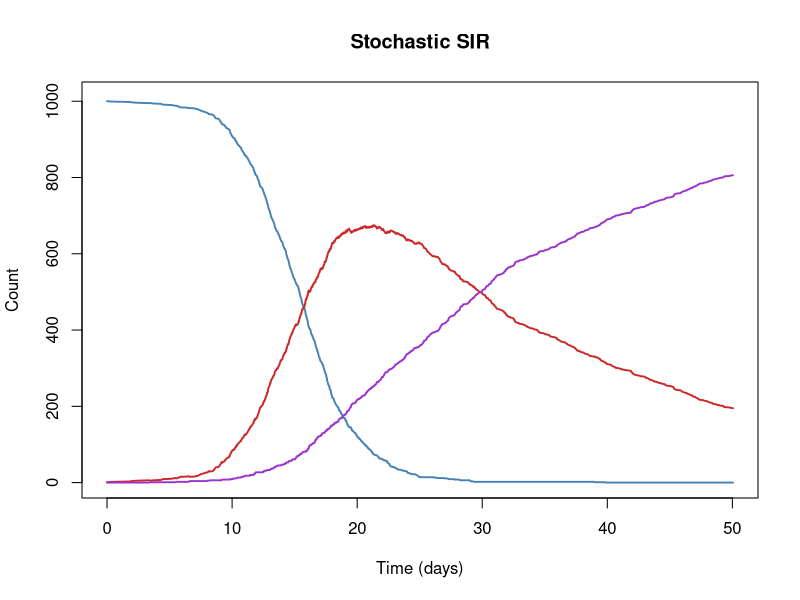

Reproduce this figure in R.
################################################################################
#      _____ ________        ____ 
#     / ___//  _/ __ \      / __ \
#     \__ \ / // /_/ /_____/ /_/ /
#    ___/ // // _, _/_____/ _, _/ 
#   /____/___/_/ |_|     /_/ |_|  
# 
#   The stochastic SIR model example in R
#   Sean Wu (slwu89@berkeley.edu)
#   May 2019
# 
################################################################################

rm(list=ls());gc()

# initial marking of net
T <- c("inf","rec")
P <- c("S","I","R")

Pre <- matrix(data = c(
  1,1,0,
  0,1,0
),nrow = length(T),ncol = length(P),byrow = TRUE,
dimnames = list(T,P))

Post <- matrix(data = c(
  0,2,0,
  0,0,1
),nrow = length(T),ncol = length(P),byrow = TRUE,
dimnames = list(T,P))

A <- Post - Pre
S <- t(A)

# function to return vector of hazards
hazard <- function(t,state,pars,...){
  
  with(pars,{
    # browser()
    h <- rep(0,length(T))
    h <- setNames(h,T)
    
    enabled <- Pre %*% state
    
    # infection dynamics
    if(enabled["inf",] > 0){
      beta <- R0*gamma
      h["inf"] <- state["S"]*state["I"]*beta
    }
    
    if(enabled["rec",] > 0){
      h["rec"] <- state["I"]*gamma
    }
    
    # if(enabled["wane",] > 0){
    #   h["wane"] <- state["R"]*delta
    # }
    
    return(h)  
  })
  
}

# Gillespie simulator for a SPN
gillespie <- function(M0,tmax,pars,haz,info=100,prealloc=1e4){
  
  time <- 0
  M <- M0
  u <- nrow(S)
  v <- ncol(S)
  
  out <- matrix(data = NaN,nrow = prealloc,ncol = u+1,dimnames = list(NULL,c("time",P)))
  i <- 1
  out[i,] <- c(time,M)
  
  while(time < tmax){
    
    # evaluate hazard function
    h <- haz(time,M,pars)
    
    # if all events have probability 0, break the loop
    if(sum(h) <= .Machine$double.eps){
      break
    }
    
    # Gillespie's direct method: P(what | when) * P(when)
    time <- time + rexp(n = 1,rate = sum(h))
    j <- sample.int(n = v,size = 1,prob = h)
    
    # update marking and output
    M <- M + S[,j]
    i <- i + 1
    if(i > nrow(out)){
      out <- rbind(out,matrix(data = NaN,nrow = prealloc,ncol = u+1,dimnames = list(NULL,c("time",P))))
    }
    out[i,] <- c(time,M)
    
    if(i%%info==0){
      cat(" --- simulation at time: ",round(time,3)," --- \n")
    }
  }
  
  # dont return rows that are just for memory pre-allocation
  return(
    out[!is.nan(rowSums(out)),]
  )
}

# run the stochastic epidemic model
M0 <- setNames(c(1e3,1,0),P)

theta <- list("R0"=0.01,"gamma"=1/20,"delta"=1/365)
pars <- list(Pre=Pre,Post=Post,S=S,T=T,P=P)
pars <- c(pars,theta)

SIR <- gillespie(M0 = M0,tmax = 50,pars = pars,haz = hazard,info = 100)

# plot trajectory
ymax <- max(SIR[,2:ncol(SIR)]) + 10
SIRcolor <-   c(S="steelblue",I="firebrick3",R="darkorchid3")
plot(x = SIR[,"time"],y = SIR[,"S"],type = "l",col = SIRcolor["S"],lwd = 1.85,
     ylim = c(0,ymax),xlab = "Time (days)",ylab = "Count",main = "Stochastic SIR")
lines(x = SIR[,"time"],y = SIR[,"I"],col = SIRcolor["I"],lwd = 1.85)
lines(x = SIR[,"time"],y = SIR[,"R"],col = SIRcolor["R"],lwd = 1.85)

# just plot the infecteds
# plot(x = SIR[,"time"],y = SIR[,"I"],type = "l",col = SIRcolor["I"],lwd = 1.5,
#      xlab = "Time (days)",ylab = "Infecteds")